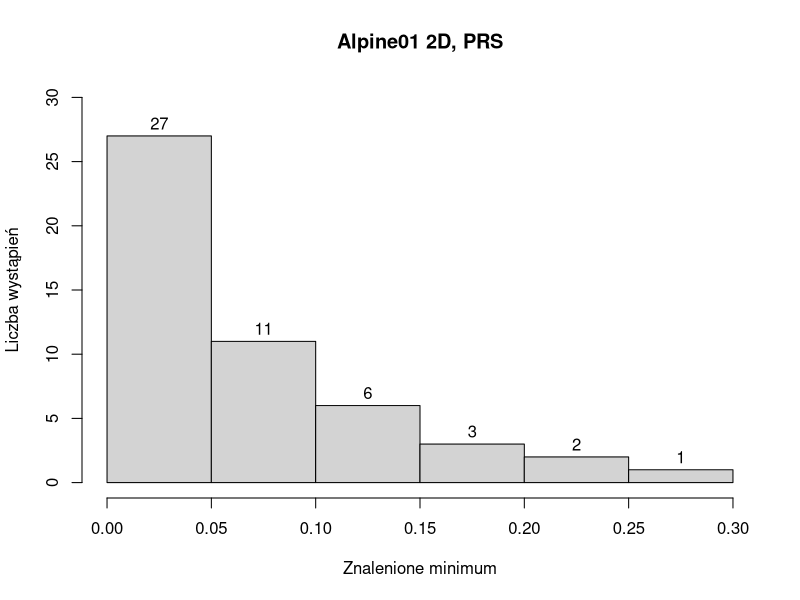
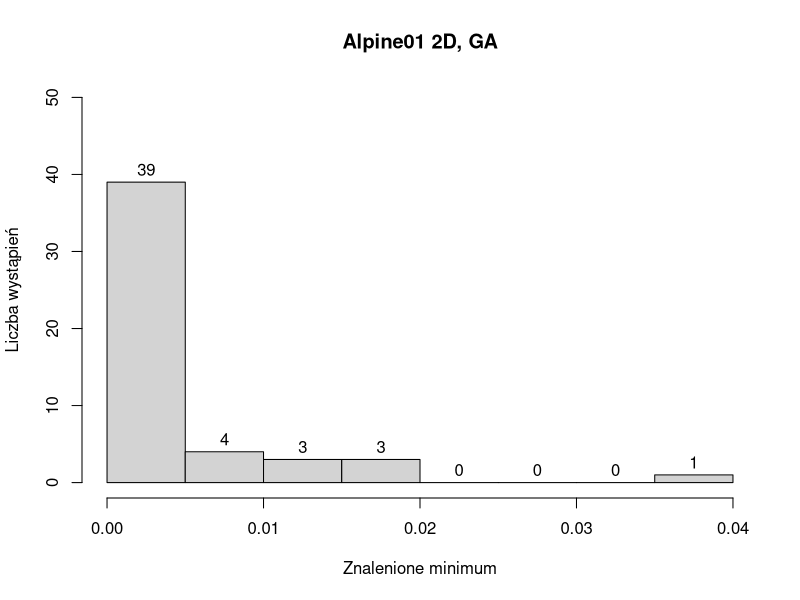
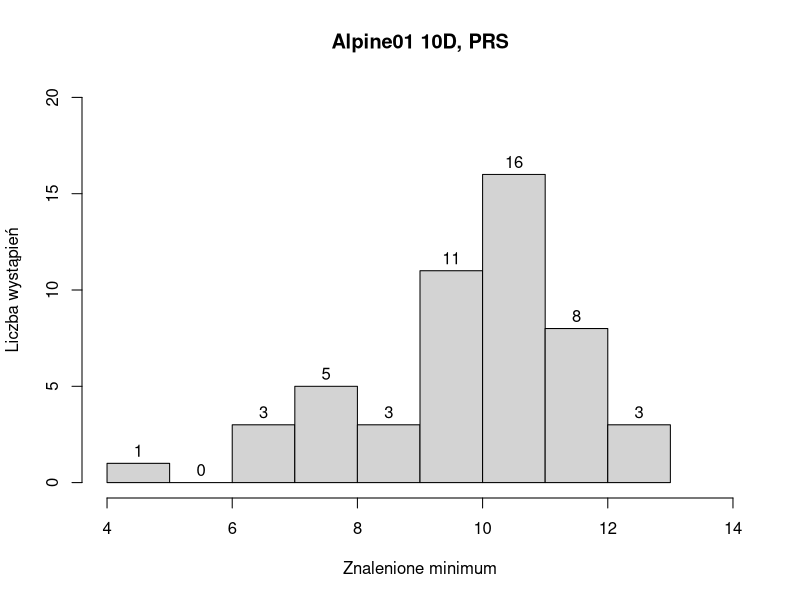
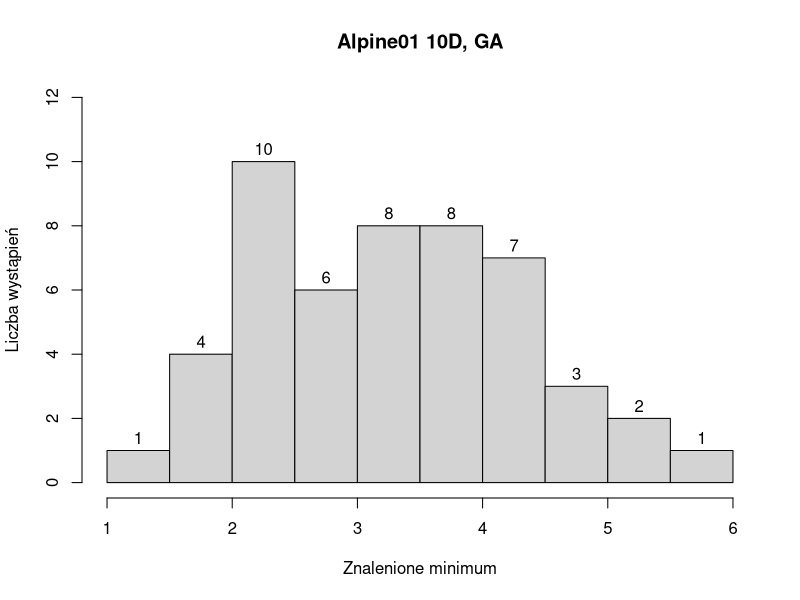
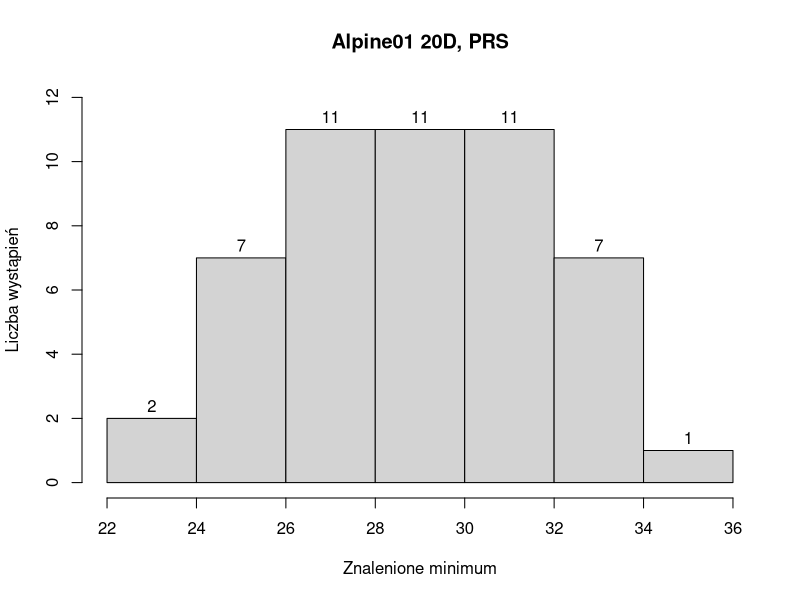
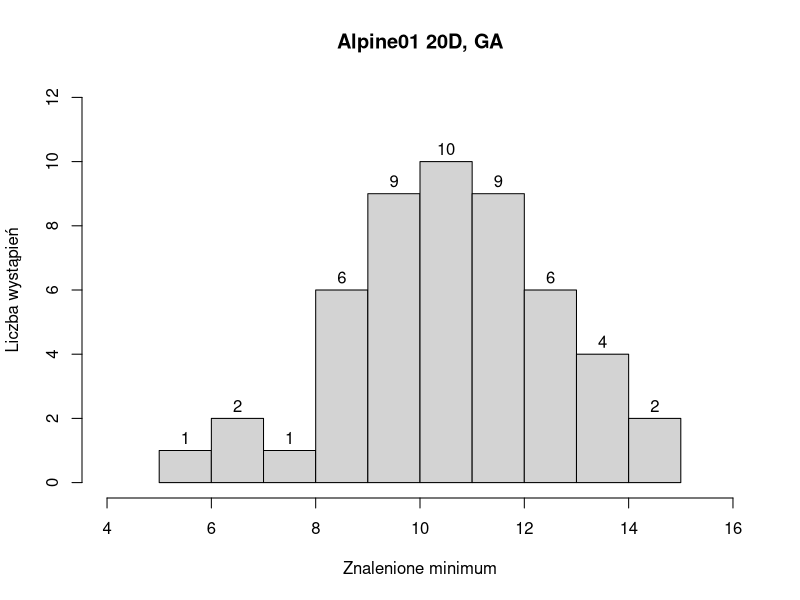
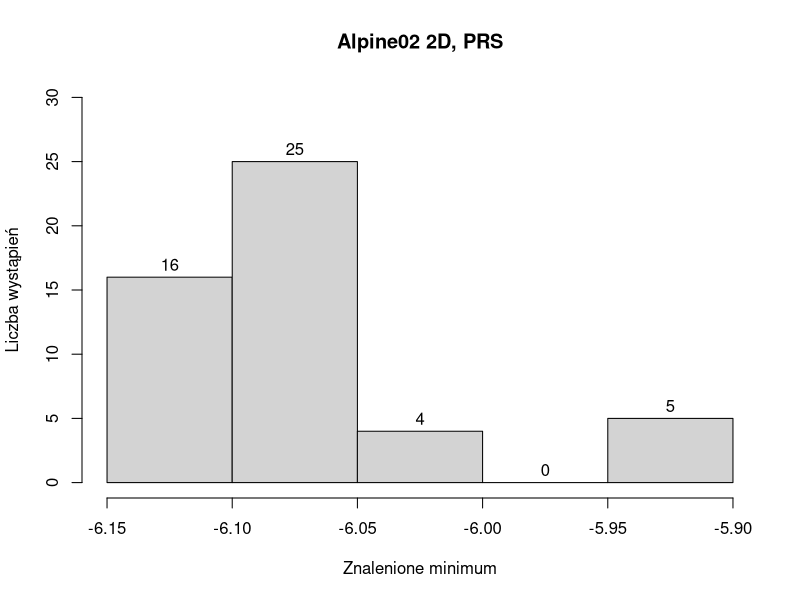
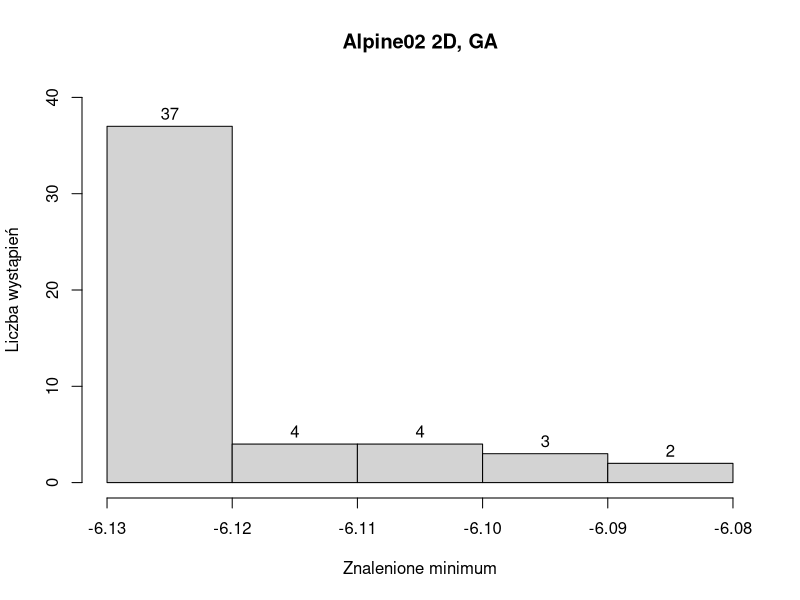

These charts were generated, in order, by the following R code:
## ---- chunk 1
alpine01ga2D <- as.vector(read.csv("./data/alpine01_2D_ga.csv"))$x
alpine01prs2D <- as.vector(read.csv("./data/alpine01_2D_prs.csv"))$x
alpine01ga10D <- as.vector(read.csv("./data/alpine01_10D_ga.csv"))$x
alpine01prs10D <- as.vector(read.csv("./data/alpine01_10D_prs.csv"))$x
alpine01ga20D <- as.vector(read.csv("./data/alpine01_20D_ga.csv"))$x
alpine01prs20D <- as.vector(read.csv("./data/alpine01_20D_prs.csv"))$x
alpine02ga2D <- as.vector(read.csv("./data/alpine02_2D_ga.csv"))$x
alpine02prs2D <- as.vector(read.csv("./data/alpine02_2D_prs.csv"))$x
alpine02ga10D <- as.vector(read.csv("./data/alpine02_10D_ga.csv"))$x
alpine02prs10D <- as.vector(read.csv("./data/alpine02_10D_prs.csv"))$x
alpine02ga20D <- as.vector(read.csv("./data/alpine02_20D_ga.csv"))$x
alpine02prs20D <- as.vector(read.csv("./data/alpine02_20D_prs.csv"))$x

## ---- chunk 2
hist(alpine01prs2D, main="Alpine01 2D, PRS", xlab="Znalenione minimum", ylab="Liczba wystąpień", labels=TRUE, ylim=c(0,30), xlim=c(0,0.30) )

hist(alpine01ga2D, main="Alpine01 2D, GA", xlab="Znalenione minimum", ylab="Liczba wystąpień", labels=TRUE, ylim=c(0,50), xlim=c(0,0.04) )

hist(alpine01prs10D, main="Alpine01 10D, PRS", xlab="Znalenione minimum", ylab="Liczba wystąpień", labels=TRUE, ylim=c(0,20), xlim=c(4,14))

hist(alpine01ga10D, main="Alpine01 10D, GA", xlab="Znalenione minimum", ylab="Liczba wystąpień", labels=TRUE, ylim=c(0,12) )

hist(alpine01prs20D, main="Alpine01 20D, PRS", xlab="Znalenione minimum", ylab="Liczba wystąpień", labels=TRUE,ylim=c(0,12))

hist(alpine01ga20D, main="Alpine01 20D, GA", xlab="Znalenione minimum", ylab="Liczba wystąpień", labels=TRUE,ylim=c(0,12),xlim=c(4,16) )

hist(alpine02prs2D, main="Alpine02 2D, PRS", xlab="Znalenione minimum", ylab="Liczba wystąpień", labels=TRUE,ylim=c(0,30) )

hist(alpine02ga2D, main="Alpine02 2D, GA", xlab="Znalenione minimum", ylab="Liczba wystąpień", labels=TRUE, ylim=c(0,40) )

hist(alpine02prs10D, main="Alpine02 10D, PRS", xlab="Znalenione minimum", ylab="Liczba wystąpień", labels=TRUE, ylim=c(0,25))

hist(alpine02ga10D, main="Alpine02 10D, GA", xlab="Znalenione minimum", ylab="Liczba wystąpień", labels=TRUE, ylim=c(0,20), xlim=c(-5000,0) )

options(scipen=10)
hist(alpine02prs20D, main="Alpine02 20D, PRS", xlab="Znalenione minimum", ylab="Liczba wystąpień", labels=TRUE, ylim=c(0,40),xlim=c(-120000,0),breaks=20)

hist(alpine02ga20D, main="Alpine02 20D, GA", xlab="Znalenione minimum", ylab="Liczba wystąpień", labels=TRUE, ylim=c(0,40),xlim=c(-400000,0),breaks=52 )
## ---- chunk 3
boxplot(alpine01prs2D, alpine01ga2D, 
        main = "Funkcja Alpine01, 2D", 
        names = c("PRS", "GA"), 
        ylab = "Wartość",
        col = "gray", 
        outline = FALSE) 

boxplot(alpine01prs10D, alpine01ga10D, 
        main = "Funkcja Alpine01, 10D", 
        names = c("PRS", "GA"), 
        ylab = "Wartość",
        col = "gray", 
        outline = FALSE)

boxplot(alpine01prs20D, alpine01ga20D, 
        main = "Funkcja Alpine01, 20D", 
        names = c("PRS", "GA"), 
        ylab = "Wartość",
        col = "gray", 
        outline = FALSE)

boxplot(alpine02prs2D, alpine02ga2D, 
        main = "Funkcja Alpine02, 2D", 
        names = c("PRS", "GA"), 
        ylab = "Wartość",
        col = "gray", 
        outline = FALSE)

boxplot(alpine02prs10D, alpine02ga10D, 
        main = "Funkcja Alpine02, 10D", 
        names = c("PRS", "GA"), 
        ylab = "Wartość",
        col = "gray", 
        outline = FALSE)

boxplot(alpine02prs20D, alpine02ga20D, 
        main = "Funkcja Alpine02, 20D", 
        names = c("PRS", "GA"), 
        ylab = "Wartość",
        col = "gray", 
        outline = FALSE)
## ---- chunk 4
t.test(x = alpine01prs2D, y = alpine01ga2D, paired = TRUE)
## ---- chunk 5
t.test(x = alpine01prs10D, y = alpine01ga10D, paired = TRUE)
## ---- chunk 6
t.test(x = alpine01prs20D, y = alpine01ga20D, paired = TRUE)
## ---- chunk 7
t.test(x = alpine02prs2D, y = alpine02ga2D, paired = TRUE)
## ---- chunk 8
t.test(x = alpine02prs10D, y = alpine02ga10D, paired = TRUE)
## ---- chunk 9
t.test(x = alpine02prs20D, y = alpine02ga20D, paired = TRUE)
